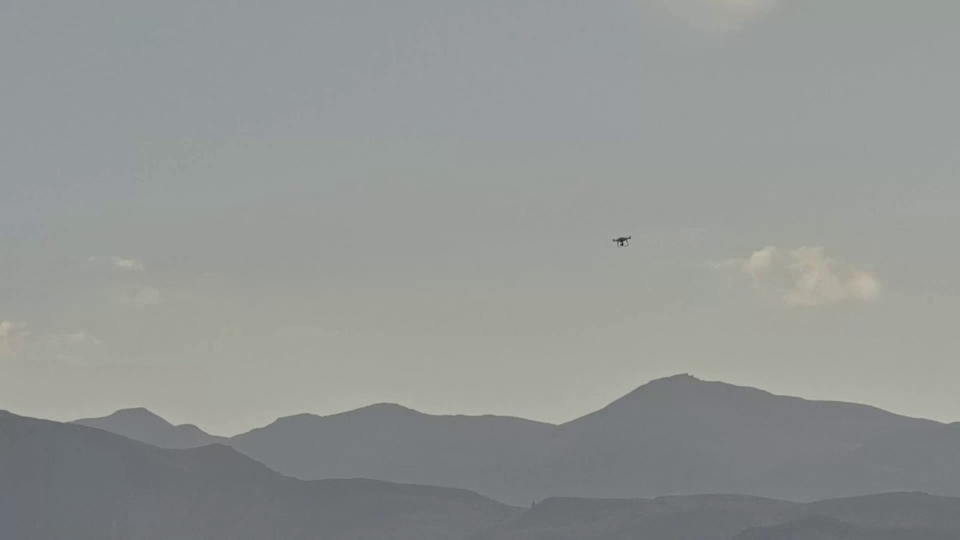
#> input picture frame 15 of code/detection/media/video.mp4, 1920 x 1080 px (shown at 1/2 size)
$ python background_subtraction.py
#> lines starting #> are read from the running program, lines starting #| are printed output that depends on the picture; after the words box and inside, x2 and y2 are one past the last pixel; in counts of white or black regions, pixels touching at a corner belong together

""" =================> Notes ==================  """

# Initialisation ->cv2.createBackgroundSubtractorMOG2()

#   Aplliquer

#   Opérations morphologiques
            # -> cv2.morphologyEx(mask, cv2.MORPH_OPEN, kernel)
            # ->  cv2.morphologyEx(mask, cv2.MORPH_DILATE, kernel)

            # -> contours, _ = cv2.findContours(fgmask, cv2.RETR_EXTERNAL, cv2.CHAIN_APPROX_SIMPLE)
            # -> cv2.contourArea(contour) > 500:  # Ignorer les petits contours
            # -> (x, y, w, h) = cv2.boundingRect(contour)
            # -> cv2.rectangle(frame, (x, y), (x+w, y+h), (0, 255, 0), 2)

""" =================>  START PROGRAM <==================  """
import os
import cv2
import numpy as np

# Initialiser le soustracteur de fond
soustracteur = cv2.createBackgroundSubtractorMOG2()

# Ouvrir le flux vidéo
cap = cv2.VideoCapture("media/video.mp4")
frame_num = 0
while True:
    frame_num += 1
    frame_file = os.path.join("result/background_subtraction", f'frame_{frame_num:04d}.jpg')
    ret, frame = cap.read()
#> frame is the input picture: shape (1080, 1920, 3); mean B, G, R 147.2, 149.5, 146.3
    if not ret:
        break

    # Appliquer le soustracteur de fond
    fgmask = soustracteur.apply(frame)
#> fgmask: shape (1080, 1920); every value is 127

    # Appliquer des opérations morphologiques pour réduire le bruit
    kernel = np.ones((5, 5), np.uint8)
    fgmask = cv2.morphologyEx(fgmask, cv2.MORPH_OPEN, kernel)
    fgmask = cv2.morphologyEx(fgmask, cv2.MORPH_DILATE, kernel)

    # Détecter les contours
    contours, _ = cv2.findContours(fgmask, cv2.RETR_EXTERNAL, cv2.CHAIN_APPROX_SIMPLE)
#> contours = [[[0, 0], [0, 1079], [1919, 1079], [1919, 0]]]

    # Dessiner les contours sur l'image originale
    for contour in contours:
        if cv2.contourArea(contour) > 500:  # Ignorer les petits contours
            (x, y, w, h) = cv2.boundingRect(contour)
            cv2.rectangle(frame, (x, y), (x+w, y+h), (0, 255, 0), 2)
#> this loop made 1 pass
#> (contour, x, y, w, h) on pass 1: ([[0, 0], [0, 1079], [1919, 1079], [1919, 0]], 0, 0, 1920, 1080)
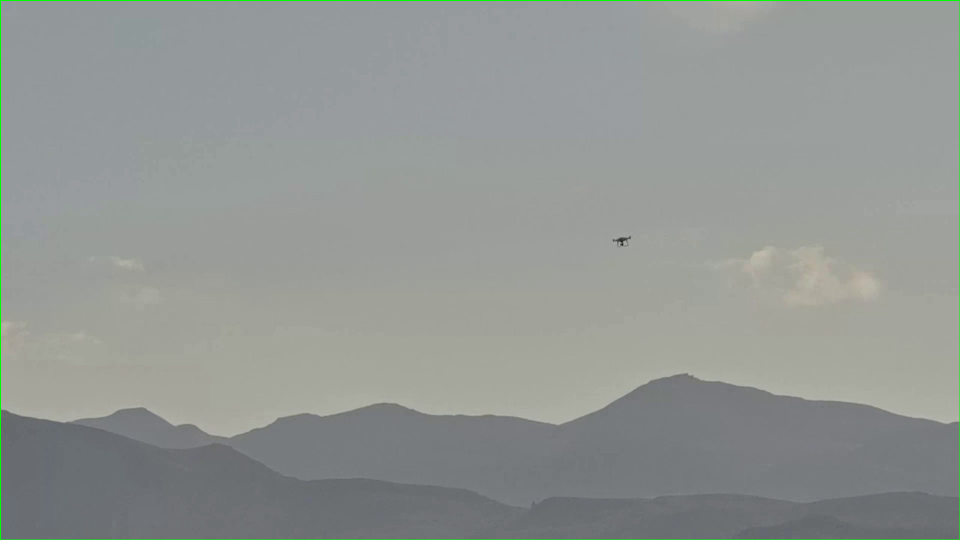
#> frame: shape (1080, 1920, 3) (shown at 1/2 size); 0.43% of pixels changed, all inside (x1, y1, x2, y2) = (0, 0, 1920, 1080)

    #cv2.imshow('Original', frame)
    #cv2.imshow('Foreground', fgmask)
    # cv2.imwrite(frame_file, frame)
    cv2.imwrite(frame_file, fgmask)

    k = cv2.waitKey(30) & 0xff
#> (key Esc is pressed here)
    if k == 27:  # 'ESC' pour quitter
        break
    print(frame_num)

cap.release()
cv2.destroyAllWindows()

$ run again, starting later in the video
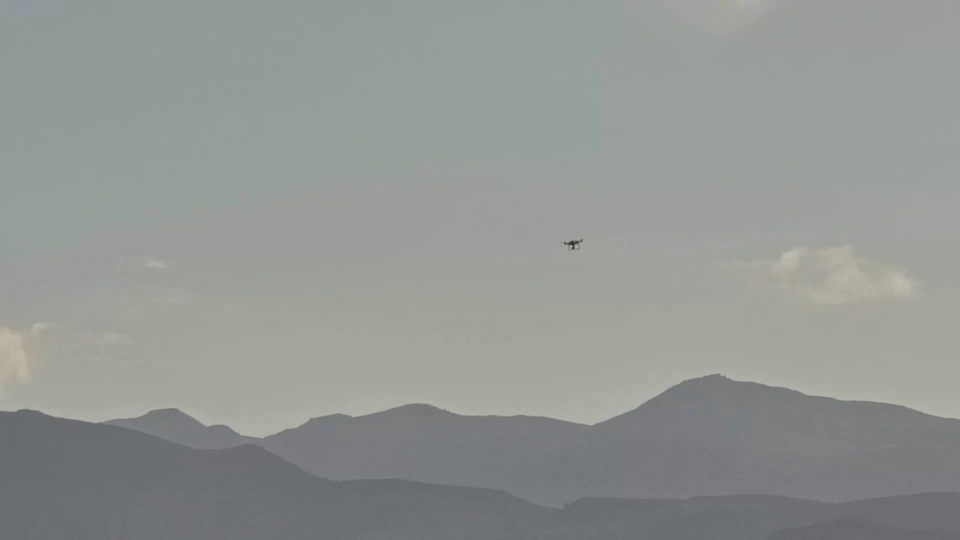
#> input picture frame 67 of code/detection/media/video.mp4, 1920 x 1080 px (shown at 1/2 size)
#> frame is the input picture: shape (1080, 1920, 3); mean B, G, R 146.1, 149.9, 146.1
#> fgmask: shape (1080, 1920); every value is 127
#> contours = [[[0, 0], [0, 1079], [1919, 1079], [1919, 0]]]
#> the loop `for contour in contours:` made 1 pass
#> (contour, x, y, w, h) on pass 1: ([[0, 0], [0, 1079], [1919, 1079], [1919, 0]], 0, 0, 1920, 1080)
#> after the loop `for contour in contours:`:
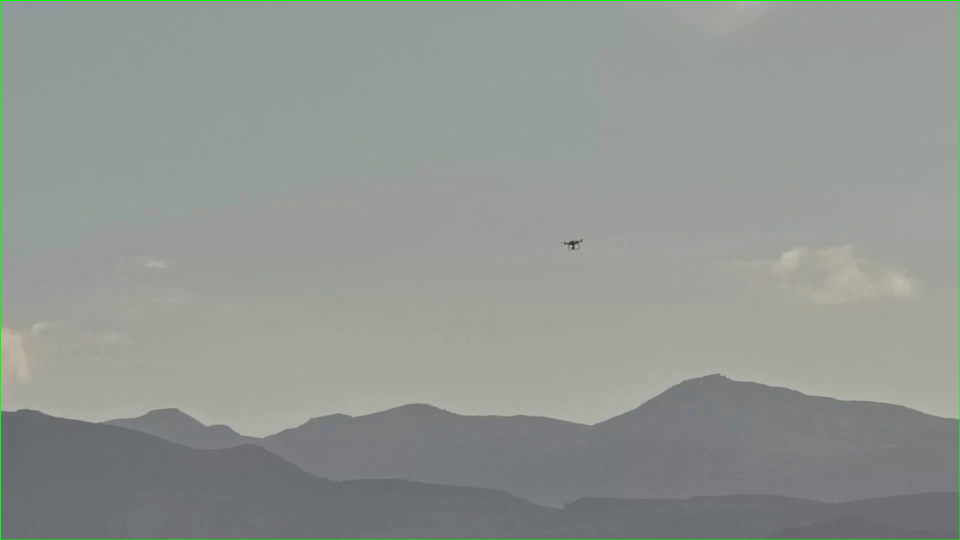
#> frame: shape (1080, 1920, 3) (shown at 1/2 size); 0.43% of pixels changed, all inside (x1, y1, x2, y2) = (0, 0, 1920, 1080)

$ run again, starting later in the video
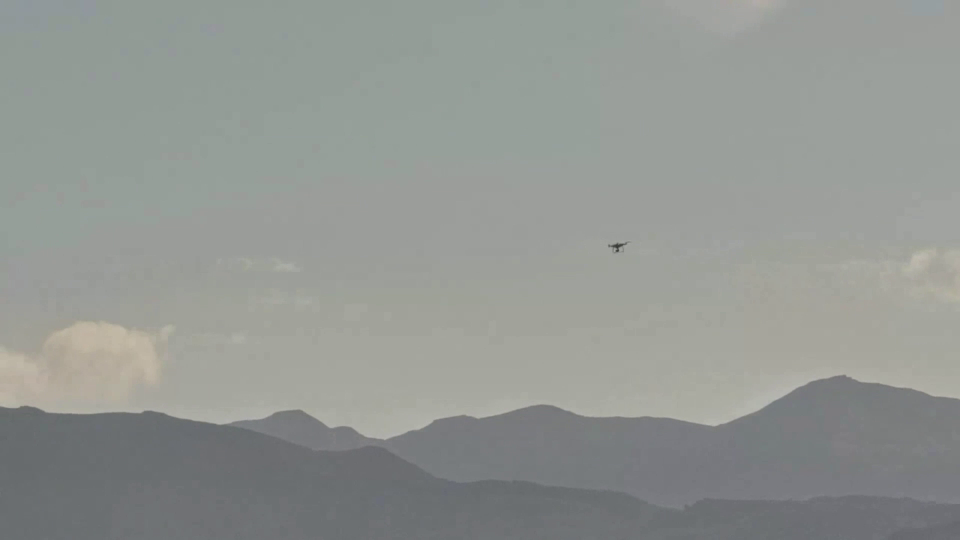
#> input picture frame 120 of code/detection/media/video.mp4, 1920 x 1080 px (shown at 1/2 size)
#> frame is the input picture: shape (1080, 1920, 3); mean B, G, R 146.2, 150.1, 146.4
#> fgmask: shape (1080, 1920); every value is 127
#> contours = [[[0, 0], [0, 1079], [1919, 1079], [1919, 0]]]
#> the loop `for contour in contours:` made 1 pass
#> (contour, x, y, w, h) on pass 1: ([[0, 0], [0, 1079], [1919, 1079], [1919, 0]], 0, 0, 1920, 1080)
#> after the loop `for contour in contours:`:
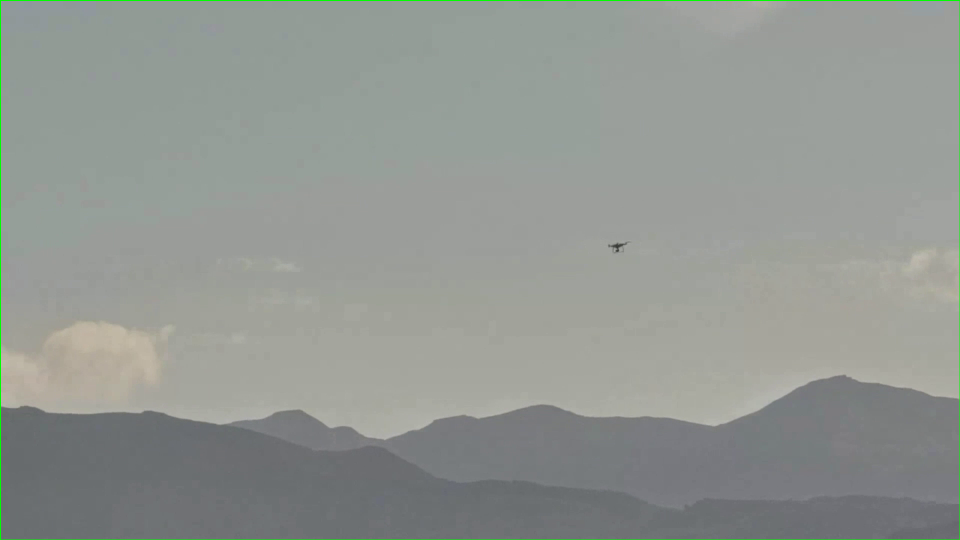
#> frame: shape (1080, 1920, 3) (shown at 1/2 size); 0.43% of pixels changed, all inside (x1, y1, x2, y2) = (0, 0, 1920, 1080)
